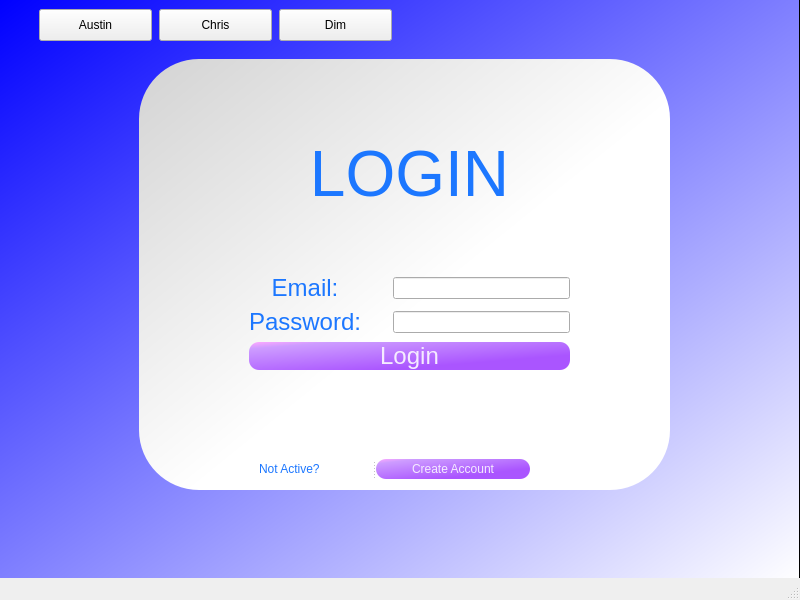
<?xml version="1.0" encoding="UTF-8"?>
<ui version="4.0">
 <class>MainWindow</class>
 <widget class="QMainWindow" name="MainWindow">
  <property name="geometry">
   <rect>
    <x>0</x>
    <y>0</y>
    <width>800</width>
    <height>600</height>
   </rect>
  </property>
  <property name="minimumSize">
   <size>
    <width>800</width>
    <height>600</height>
   </size>
  </property>
  <property name="maximumSize">
   <size>
    <width>800</width>
    <height>600</height>
   </size>
  </property>
  <property name="windowTitle">
   <string>MainWindow</string>
  </property>
  <property name="styleSheet">
   <string notr="true">QFrame{
	background-color:qlineargradient(spread:pad, x1:0, y1:0, x2:1, y2:1, stop:0 rgba(0, 0, 255, 255), stop:1 rgba(255, 255, 255, 255));
	color:rgb(28, 119, 255);
}</string>
  </property>
  <widget class="QWidget" name="centralwidget">
   <widget class="QFrame" name="frame">
    <property name="geometry">
     <rect>
      <x>-1</x>
      <y>-1</y>
      <width>801</width>
      <height>581</height>
     </rect>
    </property>
    <property name="frameShape">
     <enum>QFrame::StyledPanel</enum>
    </property>
    <property name="frameShadow">
     <enum>QFrame::Raised</enum>
    </property>
    <widget class="QFrame" name="frame_2">
     <property name="geometry">
      <rect>
       <x>140</x>
       <y>60</y>
       <width>531</width>
       <height>431</height>
      </rect>
     </property>
     <property name="styleSheet">
      <string notr="true">QFrame{
	background-color: qlineargradient(spread:pad, x1:0, y1:0, x2:1, y2:1, stop:0 rgba(211, 211, 211, 255), stop:0.551136 rgba(255, 255, 255, 255));
	color:rgb(28, 119, 255);
	border-radius: 60px;
}</string>
     </property>
     <property name="frameShape">
      <enum>QFrame::StyledPanel</enum>
     </property>
     <property name="frameShadow">
      <enum>QFrame::Raised</enum>
     </property>
     <widget class="QSplitter" name="splitter">
      <property name="geometry">
       <rect>
        <x>120</x>
        <y>400</y>
        <width>271</width>
        <height>20</height>
       </rect>
      </property>
      <property name="styleSheet">
       <string notr="true">background: none;</string>
      </property>
      <property name="orientation">
       <enum>Qt::Horizontal</enum>
      </property>
      <widget class="QLabel" name="notActiveLabel">
       <property name="styleSheet">
        <string notr="true">background: none;</string>
       </property>
       <property name="text">
        <string>Not Active?</string>
       </property>
      </widget>
      <widget class="QPushButton" name="createAccountButton">
       <property name="styleSheet">
        <string notr="true">QPushButton{
	background-color: qlineargradient(spread:pad, x1:0, y1:0, x2:0.813, y2:0.880455, stop:0 rgba(255, 170, 255, 255), stop:0.153409 rgba(205, 156, 255, 255), stop:0.852273 rgba(170, 85, 255, 255));
	color: rgb(245, 235, 255);
	border-radius: 10px;
}</string>
       </property>
       <property name="text">
        <string>Create Account</string>
       </property>
      </widget>
     </widget>
     <widget class="QWidget" name="layoutWidget">
      <property name="geometry">
       <rect>
        <x>110</x>
        <y>20</y>
        <width>321</width>
        <height>291</height>
       </rect>
      </property>
      <layout class="QGridLayout" name="gridLayout">
       <item row="2" column="2">
        <widget class="QLineEdit" name="passwordText">
         <property name="echoMode">
          <enum>QLineEdit::Password</enum>
         </property>
        </widget>
       </item>
       <item row="3" column="0" colspan="3">
        <widget class="QPushButton" name="loginButton">
         <property name="font">
          <font>
           <pointsize>18</pointsize>
          </font>
         </property>
         <property name="styleSheet">
          <string notr="true">QPushButton{
	background-color: qlineargradient(spread:pad, x1:0, y1:0, x2:0.813, y2:0.880455, stop:0 rgba(255, 170, 255, 255), stop:0.153409 rgba(205, 156, 255, 255), stop:0.852273 rgba(170, 85, 255, 255));
	color: rgb(245, 235, 255);
	border-radius: 10px;
}</string>
         </property>
         <property name="text">
          <string>Login</string>
         </property>
        </widget>
       </item>
       <item row="1" column="1">
        <spacer name="horizontalSpacer">
         <property name="orientation">
          <enum>Qt::Horizontal</enum>
         </property>
         <property name="sizeType">
          <enum>QSizePolicy::Fixed</enum>
         </property>
         <property name="sizeHint" stdset="0">
          <size>
           <width>20</width>
           <height>20</height>
          </size>
         </property>
        </spacer>
       </item>
       <item row="2" column="1">
        <spacer name="horizontalSpacer_2">
         <property name="orientation">
          <enum>Qt::Horizontal</enum>
         </property>
         <property name="sizeType">
          <enum>QSizePolicy::Fixed</enum>
         </property>
         <property name="sizeHint" stdset="0">
          <size>
           <width>20</width>
           <height>20</height>
          </size>
         </property>
        </spacer>
       </item>
       <item row="2" column="0">
        <widget class="QLabel" name="passwordLabel">
         <property name="font">
          <font>
           <pointsize>18</pointsize>
          </font>
         </property>
         <property name="styleSheet">
          <string notr="true">background: none;</string>
         </property>
         <property name="text">
          <string>Password:</string>
         </property>
         <property name="alignment">
          <set>Qt::AlignCenter</set>
         </property>
        </widget>
       </item>
       <item row="1" column="2">
        <widget class="QLineEdit" name="emailText"/>
       </item>
       <item row="0" column="0" colspan="3">
        <widget class="QLabel" name="loginLabel">
         <property name="font">
          <font>
           <pointsize>48</pointsize>
          </font>
         </property>
         <property name="styleSheet">
          <string notr="true">background: none;</string>
         </property>
         <property name="text">
          <string>LOGIN</string>
         </property>
         <property name="alignment">
          <set>Qt::AlignCenter</set>
         </property>
        </widget>
       </item>
       <item row="1" column="0">
        <widget class="QLabel" name="userNameLabel">
         <property name="font">
          <font>
           <pointsize>18</pointsize>
          </font>
         </property>
         <property name="styleSheet">
          <string notr="true">background: none;</string>
         </property>
         <property name="text">
          <string>Email:</string>
         </property>
         <property name="alignment">
          <set>Qt::AlignCenter</set>
         </property>
        </widget>
       </item>
      </layout>
     </widget>
    </widget>
    <widget class="QPushButton" name="austinButton">
     <property name="geometry">
      <rect>
       <x>40</x>
       <y>10</y>
       <width>113</width>
       <height>32</height>
      </rect>
     </property>
     <property name="text">
      <string>Austin</string>
     </property>
    </widget>
    <widget class="QPushButton" name="chrisButton">
     <property name="geometry">
      <rect>
       <x>160</x>
       <y>10</y>
       <width>113</width>
       <height>32</height>
      </rect>
     </property>
     <property name="text">
      <string>Chris</string>
     </property>
    </widget>
    <widget class="QPushButton" name="dimButton">
     <property name="geometry">
      <rect>
       <x>280</x>
       <y>10</y>
       <width>113</width>
       <height>32</height>
      </rect>
     </property>
     <property name="text">
      <string>Dim</string>
     </property>
    </widget>
   </widget>
  </widget>
  <widget class="QStatusBar" name="statusbar"/>
 </widget>
 <resources/>
 <connections/>
</ui>
